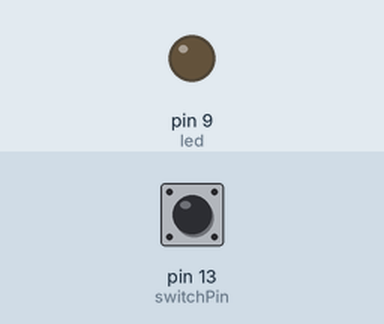
A sketch run on a simulated Arduino Uno, built with avr-gcc and run on an emulated ATmega328P. On the bench: output pins drawn as LEDs (lit = HIGH). The test bench sets the inputs (shaded band); at power-on: pin 13 (switchPin) HIGH.

Above: at 1.2 s.
1.3 s: pin 13 (switchPin) pulled LOW for 0.15 s
At 1.7 s:
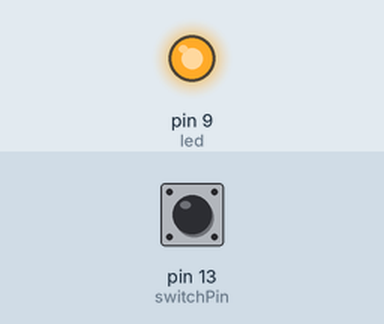
2.9 s: pin 13 (switchPin) pulled LOW for 1 s
At 4.1 s:
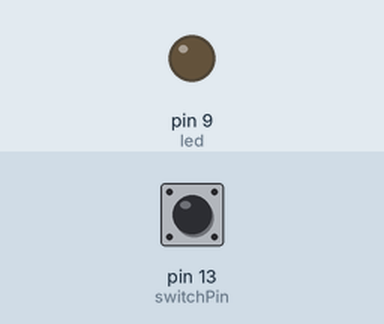
5.4 s: pin 13 (switchPin) pulled LOW for 3.2 s
At 6.0 s:
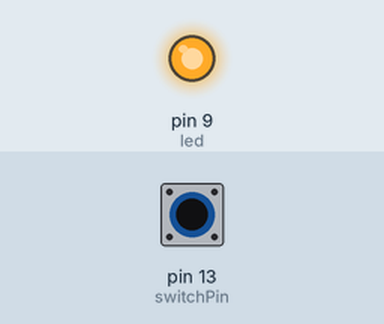
Timing chart, 0 to 8.4 s (numbered marks = the images above; inputs shaded):
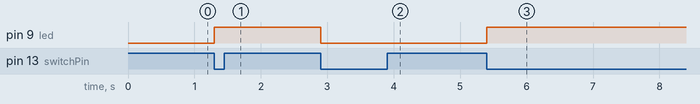

Measured:
- after the input at 1.3 s, pin 9 (led): LOW → HIGH at once
- after the input at 2.9 s, pin 9 (led): HIGH → LOW at once
- after the input at 5.4 s, pin 9 (led): LOW → HIGH at once

The sketch:

buton_y_led_toggle.ino
```cpp
int switchPin = 13;
int led = 9;

int previo = LOW;
int incendido = LOW;

void setup() {
  pinMode(switchPin, INPUT_PULLUP);
  pinMode(led, OUTPUT);
}

void loop() {
  int siguiente = digitalRead(switchPin);
  if (siguiente != previo ) {
    if (siguiente == LOW) {
      incendido = ! incendido;
      digitalWrite(led, incendido);
      delay(100); // debounce
    }
    previo = siguiente;
  }
}
```
